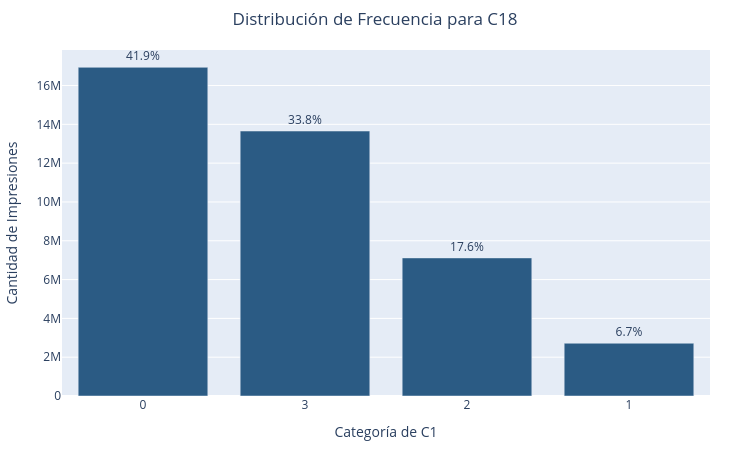

Write notebook code for a chart like this one.
### Markdown cell above
El análisis de frecuencia para device_type evidencia una marcada asimetría en su distribución, donde la categoría 1 domina con el 92.3% del tráfico y la 0 abarca un 5.5%, acumulando juntas el 97.8% del volumen total. Al contar con solo 5 valores únicos y una representación marginal en las categorías restantes (4 con 1.9%, 5 con 0.3% y 2 con 0.0%), esta condición de baja cardinalidad respalda el uso de One-Hot Encoding directo o una agrupación Top-K (K=2 o K=3) para consolidar los niveles infrecuentes y evitar ruido en la capa de entrada del Perceptrón Multicapa.  

### C18

### Code cell
# 1. Agrupar y contar frecuencias directamente en PySpark (eficiente para 40M)
df__counts = df_transformed.groupBy("C18").count() \
    .orderBy("count", ascending=False) \
    .toPandas()
df__counts["C18"] = df__counts["C18"].astype(str)

# Calcular porcentaje del total de impresiones
total_impressions = df__counts["count"].sum()
df__counts["porcentaje"] = (df__counts["count"] / total_impressions) * 100

# 2. Crear gráfico de barras interactivo
fig = px.bar(
    df__counts,
    x="C18",
    y="count",
    text=df__counts["porcentaje"].apply(lambda x: f"{x:.1f}%"),
    title="Distribución de Frecuencia para C18",
    labels={"C18": "Valor de C18", "count": "Total de Impresiones"},
    color_discrete_sequence=["#2B5B84"]
)

# 3. Personalizar interacción (hover/tooltip) y diseño
fig.update_traces(
    textposition="outside",
    hovertemplate="<b>Altura (C18):</b> %{x} px<br>" +
                  "<b>Impresiones:</b> %{y:,.0f}<br>" +
                  "<b>Porcentaje:</b> %{text}<extra></extra>"
)

fig.update_layout(
    height=450,
    width=750,
    xaxis_type="category",
    yaxis_title="Cantidad de Impresiones",
    xaxis_title="Categoría de C1",
    title_x=0.5,
    margin=dict(t=50, b=40, l=40, r=40)
)

fig.show()

### Figure 1 — Plotly figure (JSON) as saved in the notebook; plotly's stock layout.template omitted (floating-point values rounded to 4 significant figures)
{"data": [{"hovertemplate": "<b>Altura (C18):</b> %{x} px<br><b>Impresiones:</b> %{y:,.0f}<br><b>Porcentaje:</b> %{text}<extra></extra>", "legendgroup": "", "marker": {"color": "#2B5B84", "pattern": {"shape": ""}}, "name": "", "orientation": "v", "showlegend": false, "text": ["41.9%", "33.8%", "17.6%", "6.7%"], "textposition": "outside", "type": "bar", "x": ["0", "3", "2", "1"], "xaxis": "x", "y": [16939044, 13654242, 7116058, 2719623], "yaxis": "y"}], "layout": {"barmode": "relative", "height": 450, "legend": {"tracegroupgap": 0}, "margin": {"b": 40, "l": 40, "r": 40, "t": 50}, "title": {"text": "Distribución de Frecuencia para C18", "x": 0.5}, "width": 750, "xaxis": {"anchor": "y", "domain": [0, 1], "title": {"text": "Categoría de C1"}, "type": "category"}, "yaxis": {"anchor": "x", "domain": [0, 1], "title": {"text": "Cantidad de Impresiones"}}}}
